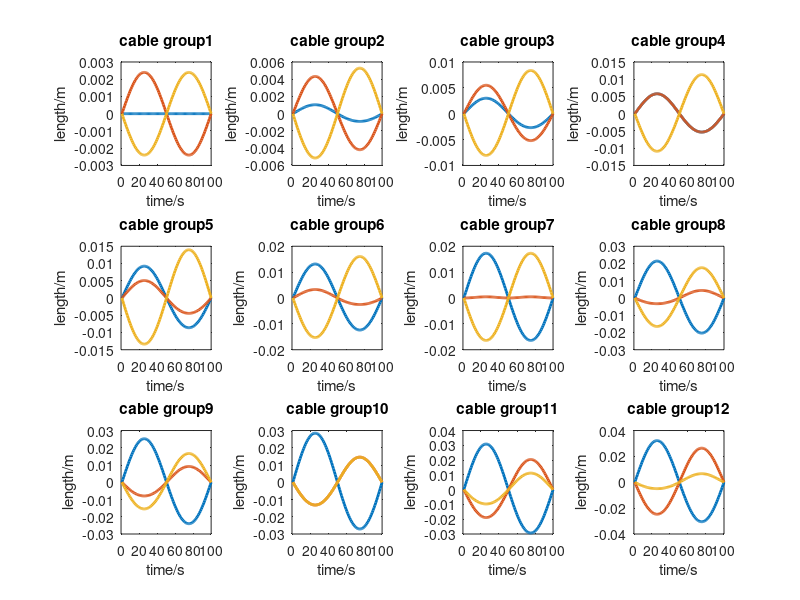
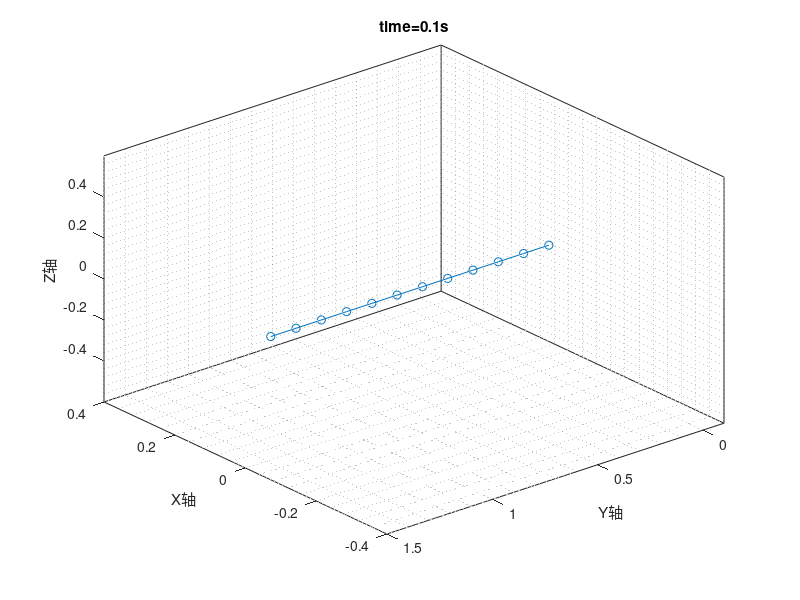

Write MATLAB code to recreate these figures, in order. (Note: this script raises an error after producing the figures.)
clear,clc

N = 12; %臂体数量
N_static = 0; %不动臂体数量
t_back = 5; %回到原点的时刻
t_span = 10; %时间历程
t_step = t_span/100;
angle = 10; %关节角度幅值
T_bar = 100; %拉力控制
E = 2.6e10;
A = 2.25e-6;
epson = T_bar/(E*A);

t = 0:t_span/99:t_span; 

L_link = 0.1; %臂体长度
L_joint = 0.01; %关节长度
radius = 0.016; %绳孔圆半径

rho = [0; L_link/2 + L_joint; 0]; %臂体质心连体矢径
rho_total = [0; L_link + 2*L_joint; 0]; %臂体段连体矢径
%%
for i = 1:N
    
    if i <= N_static
        body(i).theta_1 = t * 0;
        body(i).theta_2 = t * 0;
    else
        body(i).theta_1 = sin(t/t_back*pi) * angle /180 * pi;
        body(i).theta_2 = t * 0;
    end
    
    for j = 1:3
        body(i).hole_theta(j) = 10 * (i-1) + 120 * (j-1);
        body(i).hole_x(j) = cos(body(i).hole_theta(j) / 180 * pi) * radius;
        body(i).hole_y(j) = sin(body(i).hole_theta(j) / 180 * pi) * radius;
        
        body(i).root(:,j) = [body(i).hole_x(j), 0, body(i).hole_y(j)];
        
        body(i).rho_pre(:,j) = [body(i).hole_x(j), -L_link/2, body(i).hole_y(j)];
        body(i).rho_nex(:,j) = [body(i).hole_x(j), L_link/2, body(i).hole_y(j)];
        
    end
   
end
    
x_b = zeros(100,N);
y_b = zeros(100,N);
z_b = zeros(100,N);
%%
for i = 1:length(t)
    
    for j = 1:N
        
        th_1 = body(j).theta_1(i);
        th_2 = body(j).theta_2(i);
        body(j).A_pre = [cos(th_2), 0, sin(th_2);
            sin(th_1) * sin(th_2), cos(th_1), -sin(th_1) * cos(th_2);
            -cos(th_1) * sin(th_2), sin(th_1), cos(th_1) * cos(th_2)];
        
        if j == 1
            body(j).A = body(j).A_pre;
            body(j).r = body(j).A * rho;
        else
            body(j).A = body(j-1).A * body(j).A_pre;
            body(j).r = body(j-1).r + body(j-1).A * rho + body(j).A * rho;
        end
        
        x_b(i,j) = body(j).r(1);
        y_b(i,j) = body(j).r(2);
        z_b(i,j) = body(j).r(3);
    end
    
    for j = 1:N
        for k = 1:3
            
            L_0 = 0;
            if j == 1
                L_0 = L_0 + sqrt(sum(((body(1).r + body(1).A * body(j).rho_pre(:,k)) - body(j).root(:,k)).^2)); 
            else
                L_0 = L_0 + sqrt(sum(((body(1).r + body(1).A * body(j).rho_pre(:,k)) - body(j).root(:,k)).^2)); 
                for m = 2:j
                    L_0 = L_0 + sqrt(sum(((body(m-1).r + body(m-1).A * body(j).rho_nex(:,k)) - (body(m).r + body(m).A * body(j).rho_pre(:,k))).^2));
                    % 错误在这行
                end
            end
            body(j).cable_length(i,k) = L_0 + (j-1) * L_link ;
            
        end
    end
    
    
    
end

for j = 1:N
        for k = 1:3
            body(j).cable_length(:,k) = (1 - epson) * body(j).cable_length(:,k);
            body(j).cable_length(:,k) = body(j).cable_length(1,k) - body(j).cable_length(:,k);
        end
end

%%
for i = 1:N
    subplot(3,4,i)
    plot(body(i).cable_length,'linewidth',2)
        xlabel('time/s'); ylabel('length/m')
        name = ['cable group',num2str(i)];
        title(name)
end

%%
data = zeros(36,100);
for i = 1 : N
    data((i-1)*3+1:(i-1)*3+3,:) = body(i).cable_length.';
end
save('C:\Users\DELL\Desktop\3-12\3-12\data.txt','data','-ascii');

figure()
for n=1:length(t)
    
    hold off
    plot3(x_b(n,:),y_b(n,:), z_b(n,:),'-o');hold on
    
    axis([-0.4 0.4 -0.1 1.5 -0.6 0.6]);
    
    xlabel('X轴'); ylabel('Y轴'); zlabel('Z轴');
    title(['time=',num2str(t_step*n),'s']);
    box on;
    view(230,35);
    grid minor;
    
    frame=getframe(gcf);
    imind=frame2im(frame);
    [imind,cm] = rgb2ind(imind,256);
end



